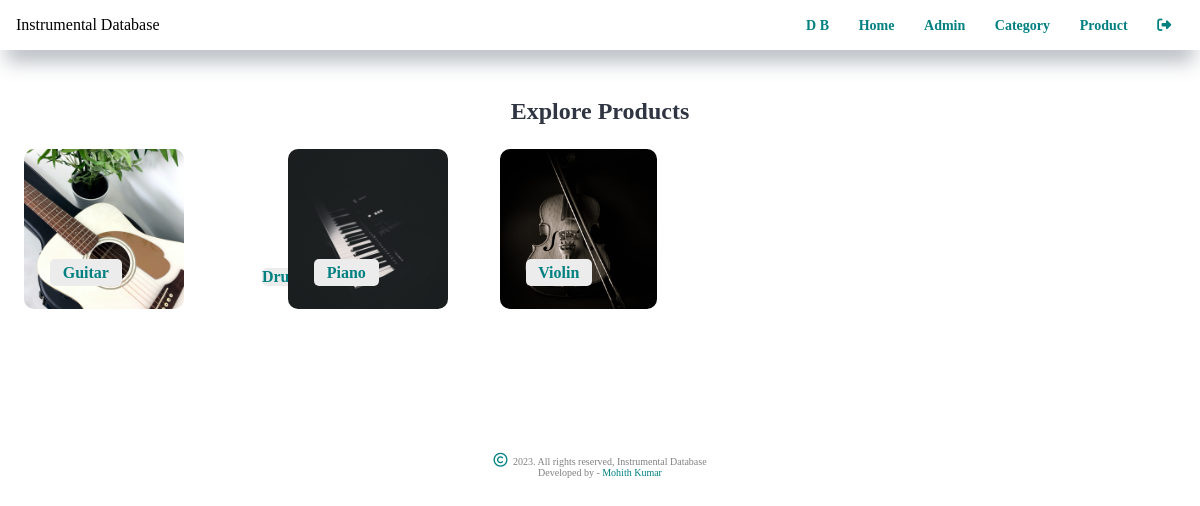
The app's page /category.php with its own data.
### tables this page shows
CREATE TABLE `t_category` (
  `id` int(10) UNSIGNED NOT NULL,
  `title` varchar(100) NOT NULL,
  `image_name` varchar(255) NOT NULL,
  `featured` varchar(10) NOT NULL,
  `active` varchar(10) NOT NULL
);

### category.php (the view, shortened to what this page needs)
<?php include('./partials-m/menu.php'); ?>
<section class="categories">
    <div class="container">
        <h2 class="text-center">Explore Products</h2>
        <?php
            $sql = "SELECT * FROM t_category WHERE active='Yes'";
            $res = mysqli_query($conn, $sql);
            $count = mysqli_num_rows($res);
            if($count>0)
            {
                while($row=mysqli_fetch_assoc($res))
                {
                    $id = $row['id'];
                    $title = $row['title'];
                    $image_name = $row['image_name'];
                    ?>
                    <a href="<?php echo URL; ?>category-product.php?category_id=<?php echo $id; ?>">
                        <div class="box-3 float-container">
                            <?php
                                if($image_name=="")
                                {
                                    echo "<div class='error'>Image not found.</div>";
                                }
                                else
                                {
                                    ?>
                                    <img src="<?php echo URL; ?>images/category/<?php echo $image_name; ?>" alt="" class="img-responsive img-curve">
                                    <?php
                                }
                            ?>
                            <h3 class="float-text text-white"><?php echo $title; ?></h3>
                        </div>
                    </a>
                    <?php
                }
            }
            else
            {
                echo "<div class='error'>Category not found.</div>";
            }
        ?>
    </div>
</section>
<?php include('./partials-m/footer.php'); ?>

### css/style.css (style rules this page uses)
* { margin: 0; padding: 0; font-family: "Poppins"; box-sizing: border-box; }
.img-responsive { height: 10rem; }
.img-curve { border-radius: 10px; }
.text-center { text-align: center; }
.text-white { color: teal; background-color: rgb(236, 236, 236); padding: 3% 8% 3% 8%; border-radius: 5px; }
a { color: teal; text-decoration: none; }
h2 { color: #2f3542; font-size: 1.5rem; margin-bottom: 2%; }
h3 { font-size: 1rem; }
.float-container { position: relative; }
.float-text { position: absolute; left: 0; bottom: 0; margin: 1.6rem; }
.categories { padding: 4% 0; }
.box-3 { width: 28%; display: inline; margin: 2%; }

### records on screen
t_category: image_name (picture), title "Guitar"
t_category: title "Drums"
t_category: image_name (picture), title "Piano"
t_category: image_name (picture), title "Violin"
